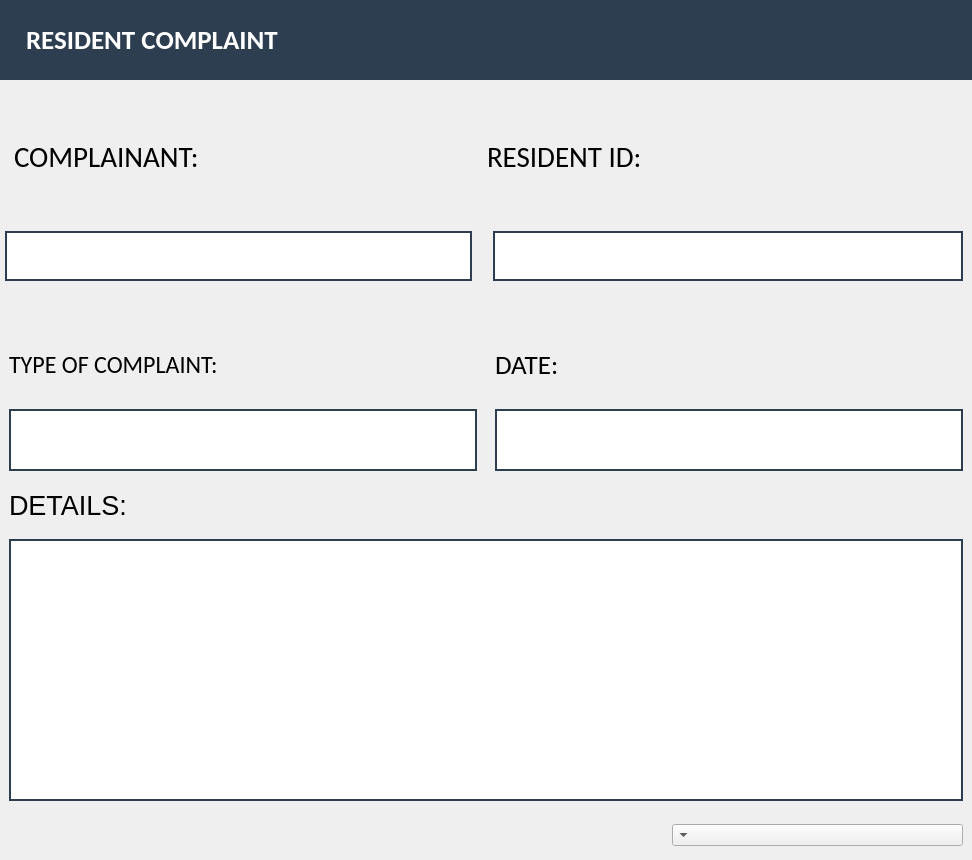
<?xml version="1.0" encoding="UTF-8"?>
<ui version="4.0">
 <class>COMPWINDOW</class>
 <widget class="QWidget" name="COMPWINDOW">
  <property name="geometry">
   <rect>
    <x>0</x>
    <y>0</y>
    <width>972</width>
    <height>860</height>
   </rect>
  </property>
  <property name="windowTitle">
   <string>Form</string>
  </property>
  <layout class="QGridLayout" name="gridLayout">
   <property name="leftMargin">
    <number>0</number>
   </property>
   <property name="topMargin">
    <number>0</number>
   </property>
   <property name="rightMargin">
    <number>0</number>
   </property>
   <property name="bottomMargin">
    <number>0</number>
   </property>
   <property name="spacing">
    <number>0</number>
   </property>
   <item row="0" column="0">
    <widget class="QWidget" name="widget" native="true">
     <layout class="QVBoxLayout" name="verticalLayout_4">
      <property name="spacing">
       <number>0</number>
      </property>
      <property name="leftMargin">
       <number>0</number>
      </property>
      <property name="topMargin">
       <number>0</number>
      </property>
      <property name="rightMargin">
       <number>0</number>
      </property>
      <property name="bottomMargin">
       <number>0</number>
      </property>
      <item>
       <widget class="QWidget" name="widget_2" native="true">
        <property name="maximumSize">
         <size>
          <width>16777215</width>
          <height>80</height>
         </size>
        </property>
        <layout class="QVBoxLayout" name="verticalLayout">
         <property name="spacing">
          <number>0</number>
         </property>
         <property name="leftMargin">
          <number>0</number>
         </property>
         <property name="topMargin">
          <number>0</number>
         </property>
         <property name="rightMargin">
          <number>0</number>
         </property>
         <property name="bottomMargin">
          <number>0</number>
         </property>
         <item>
          <widget class="QWidget" name="residentrequest" native="true">
           <property name="maximumSize">
            <size>
             <width>10000</width>
             <height>80</height>
            </size>
           </property>
           <property name="styleSheet">
            <string notr="true">background-color:#2c3e50;</string>
           </property>
           <layout class="QVBoxLayout" name="verticalLayout_3">
            <property name="spacing">
             <number>0</number>
            </property>
            <property name="leftMargin">
             <number>0</number>
            </property>
            <property name="topMargin">
             <number>0</number>
            </property>
            <property name="rightMargin">
             <number>0</number>
            </property>
            <property name="bottomMargin">
             <number>0</number>
            </property>
            <item>
             <widget class="QLabel" name="residentlabel">
              <property name="font">
               <font>
                <family>Calibri</family>
                <pointsize>21</pointsize>
                <weight>75</weight>
                <bold>true</bold>
               </font>
              </property>
              <property name="styleSheet">
               <string notr="true">background-color: #2c3e50;
Margin-left: 20px; 
width: 200px;
color:white;


</string>
              </property>
              <property name="text">
               <string>&lt;html&gt;&lt;head/&gt;&lt;body&gt;&lt;p&gt;&lt;span style=&quot; font-size:20pt;&quot;&gt;RESIDENT COMPLAINT&lt;/span&gt;&lt;/p&gt;&lt;/body&gt;&lt;/html&gt;</string>
              </property>
              <property name="alignment">
               <set>Qt::AlignLeading|Qt::AlignLeft|Qt::AlignVCenter</set>
              </property>
              <property name="margin">
               <number>15</number>
              </property>
              <property name="indent">
               <number>-1</number>
              </property>
             </widget>
            </item>
           </layout>
          </widget>
         </item>
        </layout>
       </widget>
      </item>
      <item>
       <widget class="QWidget" name="COMPWIDGET" native="true">
        <property name="maximumSize">
         <size>
          <width>16777215</width>
          <height>250</height>
         </size>
        </property>
        <property name="styleSheet">
         <string notr="true"/>
        </property>
        <layout class="QVBoxLayout" name="verticalLayout_2">
         <property name="leftMargin">
          <number>5</number>
         </property>
         <item>
          <widget class="QWidget" name="widget" native="true">
           <property name="maximumSize">
            <size>
             <width>16777215</width>
             <height>60</height>
            </size>
           </property>
           <layout class="QHBoxLayout" name="horizontalLayout_6">
            <item>
             <widget class="QLabel" name="label">
              <property name="font">
               <font>
                <family>Calibri</family>
                <pointsize>22</pointsize>
               </font>
              </property>
              <property name="text">
               <string>COMPLAINANT:</string>
              </property>
              <property name="alignment">
               <set>Qt::AlignLeading|Qt::AlignLeft|Qt::AlignVCenter</set>
              </property>
             </widget>
            </item>
            <item>
             <widget class="QLabel" name="label_2">
              <property name="maximumSize">
               <size>
                <width>16777215</width>
                <height>200</height>
               </size>
              </property>
              <property name="font">
               <font>
                <family>Calibri</family>
                <pointsize>22</pointsize>
               </font>
              </property>
              <property name="text">
               <string>RESIDENT ID:</string>
              </property>
              <property name="alignment">
               <set>Qt::AlignLeading|Qt::AlignLeft|Qt::AlignVCenter</set>
              </property>
              <property name="margin">
               <number>5</number>
              </property>
             </widget>
            </item>
           </layout>
          </widget>
         </item>
         <item>
          <widget class="QWidget" name="widget_7" native="true">
           <property name="maximumSize">
            <size>
             <width>16777215</width>
             <height>50</height>
            </size>
           </property>
           <layout class="QHBoxLayout" name="horizontalLayout_7">
            <property name="spacing">
             <number>0</number>
            </property>
            <property name="leftMargin">
             <number>0</number>
            </property>
            <property name="topMargin">
             <number>0</number>
            </property>
            <property name="rightMargin">
             <number>0</number>
            </property>
            <property name="bottomMargin">
             <number>0</number>
            </property>
            <item>
             <widget class="QWidget" name="widget_11" native="true">
              <layout class="QHBoxLayout" name="horizontalLayout_8">
               <property name="spacing">
                <number>0</number>
               </property>
               <property name="leftMargin">
                <number>0</number>
               </property>
               <property name="topMargin">
                <number>0</number>
               </property>
               <property name="rightMargin">
                <number>12</number>
               </property>
               <property name="bottomMargin">
                <number>0</number>
               </property>
               <item>
                <widget class="QLabel" name="complainant">
                 <property name="styleSheet">
                  <string notr="true">        background-color: WHITE;
        border: 2px solid  #2c3e50;
        padding: 6px;
        font-size: 16px;
        color: black;
    

</string>
                 </property>
                 <property name="text">
                  <string/>
                 </property>
                </widget>
               </item>
              </layout>
             </widget>
            </item>
            <item>
             <widget class="QWidget" name="widget_16" native="true">
              <layout class="QHBoxLayout" name="horizontalLayout_9">
               <property name="spacing">
                <number>0</number>
               </property>
               <property name="leftMargin">
                <number>9</number>
               </property>
               <property name="topMargin">
                <number>0</number>
               </property>
               <property name="rightMargin">
                <number>0</number>
               </property>
               <property name="bottomMargin">
                <number>0</number>
               </property>
               <item>
                <widget class="QLabel" name="residenid">
                 <property name="styleSheet">
                  <string notr="true">
        background-color: WHITE;
        border: 2px solid  #2c3e50;
        padding: 6px;
        font-size: 16px;
    color: black;
    


      
    </string>
                 </property>
                 <property name="text">
                  <string/>
                 </property>
                </widget>
               </item>
              </layout>
             </widget>
            </item>
           </layout>
          </widget>
         </item>
        </layout>
       </widget>
      </item>
      <item>
       <widget class="QWidget" name="widget_4" native="true">
        <property name="maximumSize">
         <size>
          <width>16777215</width>
          <height>70</height>
         </size>
        </property>
        <property name="font">
         <font>
          <family>Calibri</family>
          <pointsize>20</pointsize>
         </font>
        </property>
        <layout class="QHBoxLayout" name="horizontalLayout">
         <property name="spacing">
          <number>0</number>
         </property>
         <property name="leftMargin">
          <number>0</number>
         </property>
         <property name="topMargin">
          <number>0</number>
         </property>
         <property name="rightMargin">
          <number>0</number>
         </property>
         <property name="bottomMargin">
          <number>0</number>
         </property>
         <item>
          <widget class="QWidget" name="widget_3" native="true">
           <layout class="QHBoxLayout" name="horizontalLayout_4">
            <property name="spacing">
             <number>0</number>
            </property>
            <property name="leftMargin">
             <number>0</number>
            </property>
            <property name="topMargin">
             <number>0</number>
            </property>
            <property name="rightMargin">
             <number>0</number>
            </property>
            <property name="bottomMargin">
             <number>0</number>
            </property>
            <item>
             <widget class="QWidget" name="widget_8" native="true">
              <layout class="QVBoxLayout" name="verticalLayout_7">
               <item>
                <widget class="QLabel" name="label_4">
                 <property name="font">
                  <font>
                   <pointsize>18</pointsize>
                  </font>
                 </property>
                 <property name="text">
                  <string>TYPE OF COMPLAINT:</string>
                 </property>
                </widget>
               </item>
              </layout>
             </widget>
            </item>
            <item>
             <widget class="QWidget" name="widget_9" native="true">
              <layout class="QVBoxLayout" name="verticalLayout_8">
               <item>
                <widget class="QLabel" name="label_5">
                 <property name="text">
                  <string>DATE:</string>
                 </property>
                </widget>
               </item>
              </layout>
             </widget>
            </item>
           </layout>
          </widget>
         </item>
        </layout>
       </widget>
      </item>
      <item>
       <widget class="QWidget" name="widget_5" native="true">
        <property name="maximumSize">
         <size>
          <width>16777215</width>
          <height>80</height>
         </size>
        </property>
        <layout class="QHBoxLayout" name="horizontalLayout_2">
         <property name="spacing">
          <number>0</number>
         </property>
         <property name="leftMargin">
          <number>0</number>
         </property>
         <property name="topMargin">
          <number>0</number>
         </property>
         <property name="rightMargin">
          <number>0</number>
         </property>
         <property name="bottomMargin">
          <number>0</number>
         </property>
         <item>
          <widget class="QWidget" name="widget_10" native="true">
           <layout class="QHBoxLayout" name="horizontalLayout_5">
            <property name="spacing">
             <number>0</number>
            </property>
            <property name="leftMargin">
             <number>0</number>
            </property>
            <property name="topMargin">
             <number>0</number>
            </property>
            <property name="rightMargin">
             <number>0</number>
            </property>
            <property name="bottomMargin">
             <number>0</number>
            </property>
            <item>
             <widget class="QWidget" name="widget_13" native="true">
              <layout class="QVBoxLayout" name="verticalLayout_9">
               <item>
                <widget class="QLabel" name="typeofcomplaint">
                 <property name="styleSheet">
                  <string notr="true">        background-color: WHITE;
        border: 2px solid  #2c3e50;
        padding: 6px;
        font-size: 16px;
    color: black;
    

</string>
                 </property>
                 <property name="text">
                  <string/>
                 </property>
                </widget>
               </item>
              </layout>
             </widget>
            </item>
            <item>
             <widget class="QWidget" name="widget_12" native="true">
              <layout class="QVBoxLayout" name="verticalLayout_10">
               <item>
                <widget class="QLabel" name="date">
                 <property name="styleSheet">
                  <string notr="true">        background-color: WHITE;
        border: 2px solid  #2c3e50;
        padding: 6px;
        font-size: 16px;
       color: black;
    

</string>
                 </property>
                 <property name="text">
                  <string/>
                 </property>
                </widget>
               </item>
              </layout>
             </widget>
            </item>
           </layout>
          </widget>
         </item>
        </layout>
       </widget>
      </item>
      <item>
       <widget class="QWidget" name="widget_6" native="true">
        <property name="minimumSize">
         <size>
          <width>0</width>
          <height>200</height>
         </size>
        </property>
        <property name="maximumSize">
         <size>
          <width>16777215</width>
          <height>396</height>
         </size>
        </property>
        <layout class="QVBoxLayout" name="verticalLayout_5">
         <property name="spacing">
          <number>0</number>
         </property>
         <property name="leftMargin">
          <number>0</number>
         </property>
         <property name="topMargin">
          <number>0</number>
         </property>
         <property name="rightMargin">
          <number>0</number>
         </property>
         <property name="bottomMargin">
          <number>0</number>
         </property>
         <item>
          <widget class="QWidget" name="widget_14" native="true">
           <property name="maximumSize">
            <size>
             <width>16777215</width>
             <height>50</height>
            </size>
           </property>
           <layout class="QVBoxLayout" name="verticalLayout_11" stretch="0">
            <property name="spacing">
             <number>9</number>
            </property>
            <property name="leftMargin">
             <number>9</number>
            </property>
            <property name="topMargin">
             <number>9</number>
            </property>
            <property name="rightMargin">
             <number>9</number>
            </property>
            <property name="bottomMargin">
             <number>9</number>
            </property>
            <item>
             <widget class="QLabel" name="label_3">
              <property name="maximumSize">
               <size>
                <width>16777215</width>
                <height>30</height>
               </size>
              </property>
              <property name="font">
               <font>
                <pointsize>20</pointsize>
               </font>
              </property>
              <property name="layoutDirection">
               <enum>Qt::LeftToRight</enum>
              </property>
              <property name="text">
               <string>DETAILS:</string>
              </property>
             </widget>
            </item>
           </layout>
          </widget>
         </item>
         <item>
          <widget class="QWidget" name="widget_15" native="true">
           <property name="maximumSize">
            <size>
             <width>16777215</width>
             <height>400</height>
            </size>
           </property>
           <layout class="QVBoxLayout" name="verticalLayout_12" stretch="0">
            <property name="spacing">
             <number>9</number>
            </property>
            <property name="leftMargin">
             <number>9</number>
            </property>
            <property name="topMargin">
             <number>9</number>
            </property>
            <property name="rightMargin">
             <number>9</number>
            </property>
            <property name="bottomMargin">
             <number>9</number>
            </property>
            <item>
             <widget class="QLabel" name="details">
              <property name="styleSheet">
               <string notr="true">        background-color: WHITE;
        border: 2px solid  #2c3e50;
        padding: 6px;
        font-size: 16px;
        color: black;
    
    

</string>
              </property>
              <property name="text">
               <string/>
              </property>
             </widget>
            </item>
           </layout>
          </widget>
         </item>
        </layout>
       </widget>
      </item>
      <item>
       <widget class="QWidget" name="cancelSub" native="true">
        <property name="maximumSize">
         <size>
          <width>300</width>
          <height>50</height>
         </size>
        </property>
        <property name="layoutDirection">
         <enum>Qt::RightToLeft</enum>
        </property>
        <layout class="QHBoxLayout" name="horizontalLayout_3">
         <property name="spacing">
          <number>0</number>
         </property>
         <property name="leftMargin">
          <number>0</number>
         </property>
         <property name="topMargin">
          <number>0</number>
         </property>
         <property name="bottomMargin">
          <number>0</number>
         </property>
         <item>
          <widget class="QComboBox" name="comboBox"/>
         </item>
        </layout>
       </widget>
      </item>
     </layout>
    </widget>
   </item>
  </layout>
 </widget>
 <resources>
  <include location="../../../../../Chivini/Desktop/RES.qrc"/>
 </resources>
 <connections/>
</ui>
